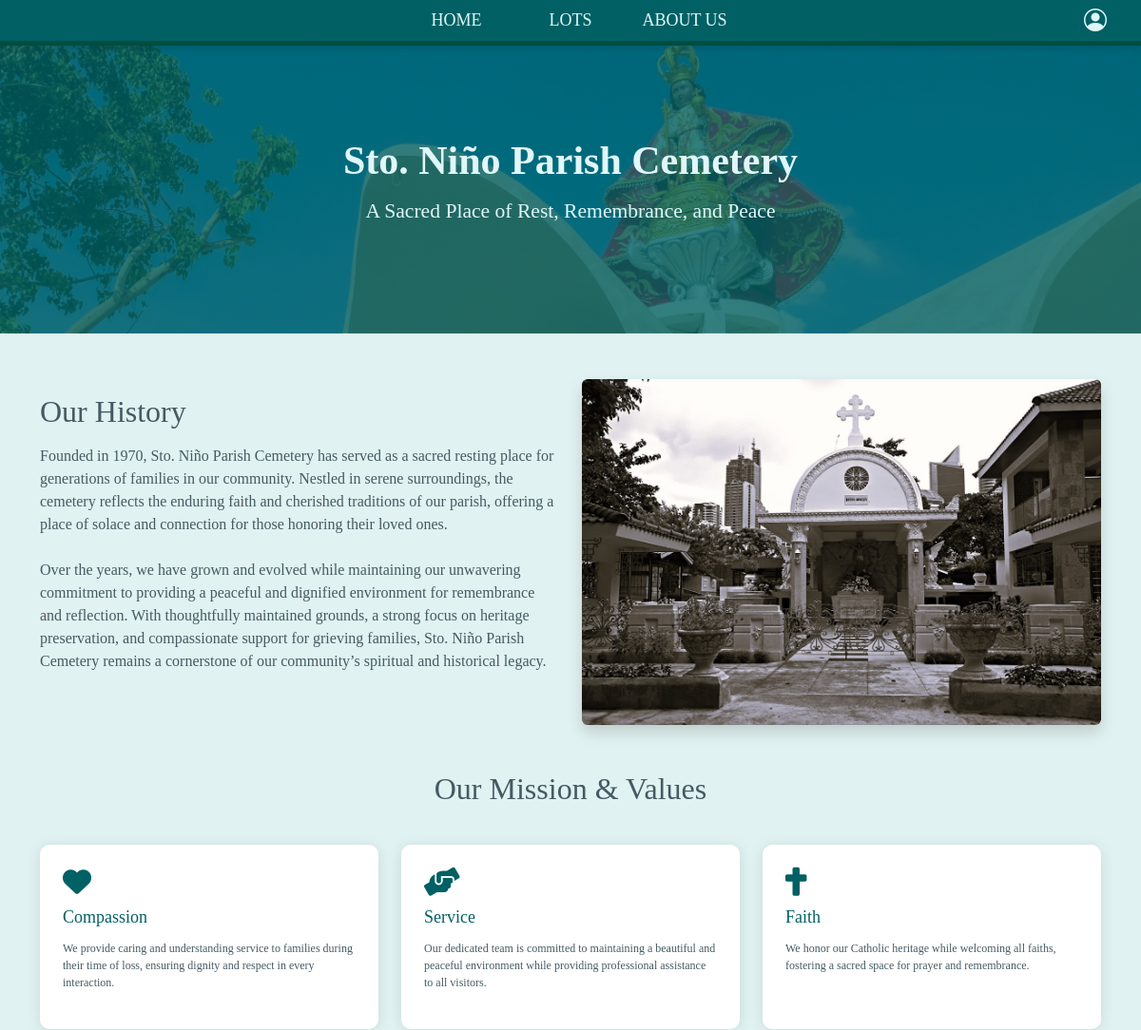
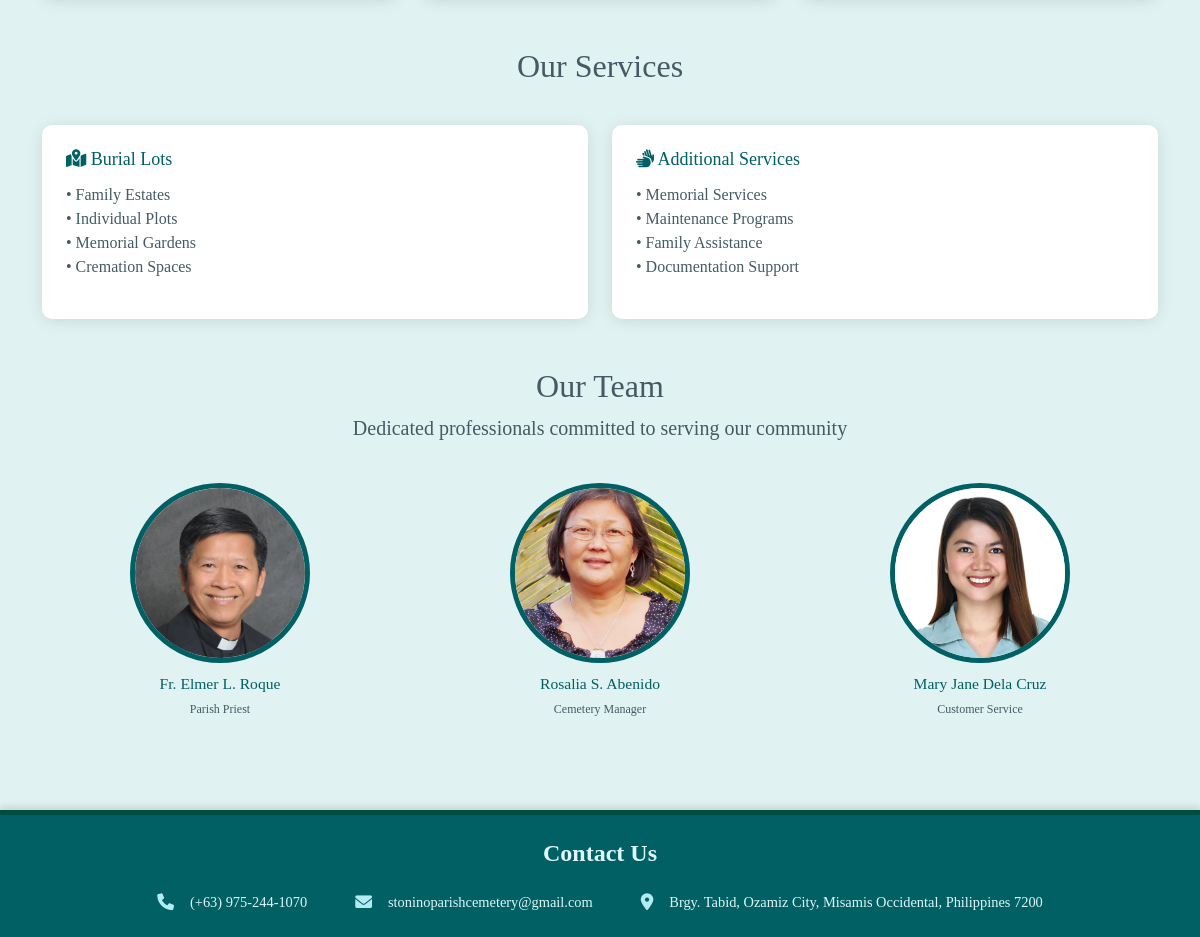
Page /about.php on the committed database (2 pictures, top to bottom).
### tables this page shows
CREATE TABLE `about` (
  `id` int(11) NOT NULL,
  `section_title` varchar(20) NOT NULL,
  `sub_title` text DEFAULT NULL
);

CREATE TABLE `about_main` (
  `id` int(11) NOT NULL,
  `image` varchar(50) NOT NULL,
  `text` text NOT NULL
);

CREATE TABLE `about_2` (
  `id` int(11) NOT NULL,
  `card_icon` varchar(50) NOT NULL,
  `card_title` text NOT NULL,
  `card_text` text NOT NULL
);

CREATE TABLE `about_team` (
  `id` int(11) NOT NULL,
  `image` varchar(50) NOT NULL,
  `name` varchar(50) NOT NULL,
  `position` varchar(25) NOT NULL
);

CREATE TABLE `contact` (
  `id` int(11) NOT NULL,
  `phone` varchar(20) NOT NULL,
  `email` varchar(50) NOT NULL,
  `address` varchar(200) NOT NULL
);

### website/website.class.php (called while the page is built, shortened)
<?php
require_once __DIR__ . '/../database.php';
class CMS{
    function __construct(){
        $this->db = new Database();
    }
    public function About(){
        $sql = "SELECT * FROM about;";
        $query = $this->db->connect()->prepare($sql);
        $query->execute();
        return $query->fetchAll(PDO::FETCH_ASSOC);
    }
    public function About_team(){
        $sql = "SELECT * FROM about_team;";
        $query = $this->db->connect()->prepare($sql);
        $query->execute();
        return $query->fetchAll(PDO::FETCH_ASSOC);
    }
    public function About_2(){
        $sql = "SELECT * FROM about_2;";
        $query = $this->db->connect()->prepare($sql);
        $query->execute();
        return $query->fetchAll(PDO::FETCH_ASSOC);
    }
    public function About_main(){
        $sql = "SELECT * FROM about_main;";
        $query = $this->db->connect()->prepare($sql);
        $query->execute();
        return $query->fetchAll(PDO::FETCH_ASSOC);
    }
}

### database.php (called while the page is built)
<?php
class Database{
    private $host = 'localhost';
    private $username = 'root';
    private $password = '';
    private $dbname = 'burial_db';
    protected $connection;
    function connect(){
        try {
            if($this->connection === null){
                $dsn = "mysql:host=$this->host;dbname=$this->dbname";
                $this->connection = new PDO($dsn, $this->username, $this->password, [
                    PDO::ATTR_ERRMODE => PDO::ERRMODE_EXCEPTION,
                    PDO::ATTR_DEFAULT_FETCH_MODE => PDO::FETCH_ASSOC,
                    PDO::ATTR_EMULATE_PREPARES => false
                ]);
            }
            return $this->connection;
        } catch (PDOException $e) {
            error_log("Database Connection Error: " . $e->getMessage());
            throw new Exception("Database connection failed: " . $e->getMessage());
        }
    }
}

### about.php (the view, shortened to what this page needs)
<?php
    include('includes/header.php');
    require_once __DIR__ . '/website/website.class.php';
    $burialObj = new CMS();
    $array1 = $burialObj->About();
    $array2 = $burialObj->About_2();
    $array3 = $burialObj->About_main();
    $array4 = $burialObj->About_team();
?>
<div class="about-section">
    <div class="about-hero">
        <div class="container">
            <h1>Sto. Niño Parish Cemetery</h1>
            <p class="lead">A Sacred Place of Rest, Remembrance, and Peace</p>
        </div>
    </div>
    <div class="container mt-5">
        <div class="row align-items-center mb-5">
            <div class="col-md-6">
                <h2><?= htmlspecialchars($array1[0]['section_title']) ?></h2>
                <p><?= nl2br(htmlspecialchars($array3[0]['text'])) ?></p>
            </div>
            <div class="col-md-6">
                <img src="<?= htmlspecialchars($array3[0]['image']) ?>" alt="Historical view of cemetery" class="img-fluid rounded shadow">
            </div>
        </div>
        <div class="row mb-5">
            <div class="col-12 text-center mb-4">
                <h2><?= htmlspecialchars($array1[1]['section_title']) ?></h2>
            </div>
            <div class="col-md-4">
                <div class="value-card">
                    <i class="<?= htmlspecialchars($array2[0]['card_icon']) ?>"></i>
                    <h3><?= htmlspecialchars($array2[0]['card_title']) ?></h3>
                    <p><?= nl2br(htmlspecialchars($array2[0]['card_text'])) ?></p>
                </div>
            </div>
            <div class="col-md-4">
                <div class="value-card">
                    <i class="<?= htmlspecialchars($array2[1]['card_icon']) ?>"></i>
                    <h3><?= htmlspecialchars($array2[1]['card_title']) ?></h3>
                    <p><?= nl2br(htmlspecialchars($array2[1]['card_text'])) ?></p>
                </div>
            </div>
            <div class="col-md-4">
                <div class="value-card">
                    <i class="<?= htmlspecialchars($array2[2]['card_icon']) ?>"></i>
                    <h3><?= htmlspecialchars($array2[2]['card_title']) ?></h3>
                    <p><?= nl2br(htmlspecialchars($array2[2]['card_text'])) ?></p>
                </div>
            </div>
        </div>
        <div class="row mb-5">
            <div class="col-12 text-center mb-4">
                <h2><?= htmlspecialchars($array1[2]['section_title']) ?></h2>
            </div>
            <div class="col-md-6">
                <div class="service-card">
                    <h3><i class="<?= htmlspecialchars($array2[3]['card_icon']) ?>"></i> <?= htmlspecialchars($array2[3]['card_title']) ?></h3>
                    <p><?= nl2br(htmlspecialchars($array2[3]['card_text'])) ?></p>
                </div>
            </div>
            <div class="col-md-6">
                <div class="service-card">
                    <h3><i class="<?= htmlspecialchars($array2[4]['card_icon']) ?>"></i> <?= htmlspecialchars($array2[4]['card_title']) ?></h3>
                    <p><?= nl2br(htmlspecialchars($array2[4]['card_text'])) ?></p>
                </div>
            </div>
        </div>
        <div class="row mb-5" style="justify-content: center;">
            <div class="col-12 text-center mb-4">
                <h2><?= htmlspecialchars($array1[3]['section_title']) ?></h2>
                <p class="lead"><?= nl2br(htmlspecialchars($array1[3]['sub_title'])) ?></p>
            </div>
            <?php foreach ($array4 as $arr) { ?>
            <div class="col-md-4">
                <div class="team-card">
                    <img src="<?= $arr['image'] ?>" alt="Team Member" class="rounded-circle">
                    <h3><?= htmlspecialchars($arr['name']) ?></h3>
                    <p><?= nl2br(htmlspecialchars($arr['position'])) ?></p>
                </div>
            </div>
            <?php } ?>
        </div>
    </div>
</div>
<?php include('includes/footer.php'); ?>
</body>
</html>

### includes/footer.php (shortened to what this page needs)
<?php
    require_once(__DIR__ . '/../database.php');
    try {
        $database = new Database();
        $conn = $database->connect();
        $sql = "SELECT * FROM contact";
        $stmt = $conn->prepare($sql);
        $stmt->execute();
        $result = $stmt->fetch(PDO::FETCH_ASSOC);
    } catch (PDOException $e) {
    }
?>
<footer class="contact-footer">
    <div class="container">
        <div class="row">
            <div class="col-md-12 text-center">
                <h2 class="section-title mb-4">Contact Us</h2>
                <ul class="contact-info">
                    <li><i class="fas fa-phone"></i> <?= htmlspecialchars($result['phone']) ?></li>
                    <li><i class="fas fa-envelope"></i> <?= htmlspecialchars($result['email']) ?></li>
                    <li><i class="fas fa-map-marker-alt"></i> <?= htmlspecialchars($result['address']) ?></li>
                </ul>
            </div>
        </div>
    </div>
</footer>

### assets/style.css (style rules this page uses)
.contact-info i { color: #006064; margin-right: 10px; }

### style.css (style rules this page uses)
* { padding: 0; margin: 0; border: 0; }
body { font-family: 'Georgia', serif; background-color: #e0f2f1; margin: 0; padding: 0; color: #455a64; display: flex; flex-direction: column; align-items: center; }
footer { background-color: #006064; color: #e0f7fa; text-align: center; padding: 20px 0; margin-top: 20px; width: 100%; }
.contact-footer { background-color: #006064; color: #e0f7fa; padding: 2vw 0; width: 100%; border-top: 5px solid #004d40; box-shadow: 0 -4px 6px rgba(0, 0, 0, 0.1); }
.contact-footer .section-title { color: #e0f7fa; font-size: 2vw; font-weight: 600; margin-bottom: 2vw; }
.contact-footer .contact-info { list-style: none; padding: 0; margin: 0; display: flex; justify-content: center; gap: 4vw; }
.contact-footer .contact-info li { font-size: 1.2vw; display: flex; align-items: center; gap: 0.5vw; }
.contact-footer .contact-info i { font-size: 1.4vw; color: #b2ebf2; }
.about-hero { background: linear-gradient(rgba(0, 96, 100, 0.8), rgba(0, 96, 100, 0.8)), url('assets/images/about_bg.jpg'); background-size: cover; background-position: center; color: #e0f7fa; padding: 8vw 0; text-align: center; margin-bottom: 4vw; width: 100vw; position: relative; left: 50%; right: 50%; margin-left: -50vw; margin-right: -50vw; }
.about-hero h1 { font-size: 3.5vw; font-weight: 600; margin-bottom: 1vw; }
.about-hero .lead { font-size: 1.8vw; font-weight: 300; }
.value-card, .service-card { background: white; padding: 2vw; border-radius: 10px; box-shadow: 0 2px 15px rgba(0, 0, 0, 0.1); height: 100%; transition: transform 0.3s ease; }
.value-card i { color: #006064; font-size: 2.5vw; margin-bottom: 1vw; }
.value-card h3, .service-card h3 { color: #006064; font-size: 1.5vw; margin-bottom: 1vw; }
.value-card p, .service-card li { color: #455a64; font-size: 1vw; }
.team-card { text-align: center; margin-bottom: 2vw; }
.team-card img { width: 15vw; height: 15vw; object-fit: cover; margin-bottom: 1vw; border: 5px solid #006064; }
.team-card h3 { color: #006064; font-size: 1.3vw; margin-bottom: 0.5vw; }
.team-card p { color: #455a64; font-size: 1vw; }

### rows in the picture
about: section_title "Our History"
about_main: text "Founded in 1970, Sto. Niño Parish Cemetery has served as a sacred resting place for generations of families in our community. Nestled in serene surroundings, the cemetery reflects the enduring faith and cherished traditions of our parish, offering a place of solace and connection for those honoring their loved ones. Over the years, we have grown and evolved while maintaining our unwavering commitment to providing a peaceful and dignified environment for remembrance and reflection. With thoughtfully maintained grounds, a strong focus on heritage preservation, and compassionate support for grieving families, Sto. Niño Parish Cemetery remains a cornerstone of our community’s spiritual and…", image (picture)
about: section_title "Our Mission & Values"
about_2: card_title "Compassion", card_text "We provide caring and understanding service to families during their time of loss, ensuring dignity and respect in every interaction."
about_2: card_title "Service", card_text "Our dedicated team is committed to maintaining a beautiful and peaceful environment while providing professional assistance to all visitors."
about_2: card_title "Faith", card_text "We honor our Catholic heritage while welcoming all faiths, fostering a sacred space for prayer and remembrance."
about: section_title "Our Services"
about_2: card_title "Burial Lots", card_text "• Family Estates • Individual Plots • Memorial Gardens • Cremation Spaces"
about_2: card_title "Additional Services", card_text "• Memorial Services • Maintenance Programs • Family Assistance • Documentation Support"
about: section_title "Our Team", sub_title "Dedicated professionals committed to serving our community"
about_team: image (picture), name "Fr. Elmer L. Roque", position "Parish Priest"
about_team: image (picture), name "Rosalia S. Abenido", position "Cemetery Manager"
about_team: image (picture), name "Mary Jane Dela Cruz", position "Customer Service"
contact: phone "(+63) 975-244-1070", email "stoninoparishcemetery@gmail.com", address "Brgy. Tabid, Ozamiz City, Misamis Occidental, Philippines 7200"
